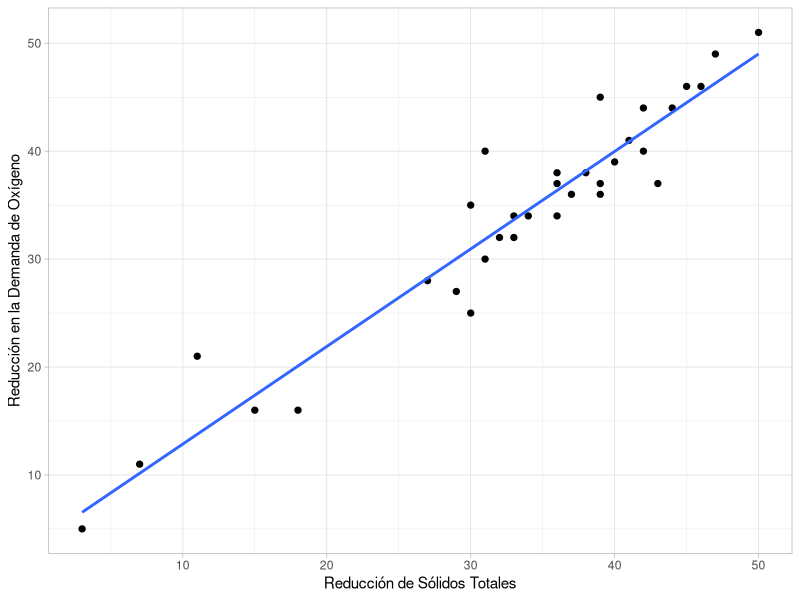

The R script that drew this image: (Note: this script raises an error after producing the figure.)
## ---- chunk 1
library(kableExtra)
library(ggplot2)
library(dplyr)

options(knitr.table.format = ifelse(knitr::is_latex_output(), "latex", "html"), knitr.kable.NA = "", OutDec = ",", scipen=999)
knitr::opts_chunk$set(warning = FALSE, message = FALSE, 
	tab.cap.style = "Table Caption", tab.cap.pre = "Tabla ", tab.cap.sep = ". ", 
	fig.cap.style = "Image Caption", fig.cap.pre = "Figura ", fig.cap.sep = ". ")

if (!require(broom))
	install.packages("broom")
if (!require(cowplot))
	install.packages("cowplot")
## ---- chunk 2
# Toamdo de Dobson, Barnett (2008). An Introduction to Generalized Linear Models.
#dr_wght <- 
#tibble(~Control, ~TreatmentA, ~TreatmentB,
#		   4.17, 		4.81, 		 6.31,
#		   5.58, 		4.17, 		 5.12,
#		   5.18,        4.41, 		 5.54,
#		   6.11,        3.59, 		 5.50,
#		   4.50,        5.87, 		 5.37,
#		   4.61,        3.83, 		 5.29,
#		   5.17,        6.03, 		 4.92,
#		   4.53,        4.89, 		 6.15,
#		   5.33,        4.32, 		 5.80,
#		   5.14,         4.69, 		 5.26)
#
#kable(dr_wght)
## ---- chunk 3
# Toamdo de Walpole (). Probabilidad y Esatdsitica para Ingieneria
df_RLS <- tibble(
	solid_reduction=c(3, 7, 11, 15, 18, 27, 29, 30, 30, 31, 31, 32, 33, 33, 34, 36, 36, 36, 37, 38, 39, 39, 39, 40, 41, 42, 42, 43, 44, 45, 46, 47, 50),
	oxigen_reduction=c(5, 11, 21, 16, 16, 28, 27, 25, 35, 30, 40, 32, 34, 32, 34, 37, 38, 34, 36, 38, 37, 36, 45, 39, 41, 40, 44, 37, 44, 46, 46, 49, 51))
## ---- chunk 4
ggplot(df_RLS, aes(x=solid_reduction, y=oxigen_reduction)) +
	geom_point(size=1.8) +
	geom_smooth(method=lm, se=FALSE) + 
	xlab("Reducción de Sólidos Totales") + ylab("Reducción en la Demanda de Oxígeno") +
	theme_light()
## ---- chunk 5
fit <- lm(oxigen_reduction ~ solid_reduction, df_RLS)

as_tibble(summary(fit)$coefficients) |>
	tibble::add_column(term=c("Reducción de Sólidos", "Residuales"), .before=1) |>
	kable(digits=3, row.names=FALSE, booktabs=TRUE,
		col.names=c("", "Estimado, $\\hat{\\beta}$", "Desv. Estándar", "$\\hat{t}$", "$P(t > \\hat{t})$"), 
		caption="Resultados de la regresion lineal simple.",
		escape=FALSE, label="pRLS-01", format.args = list(big.mark=".")) %>%
	kable_classic(position = "center", latex_options = "hold_position")
## ---- chunk 6
broom::tidy(aov(fit)) |>
	mutate(term=c("Reducción de Sólidos", "Residuales")) |>
	kable(digits=3, row.names=FALSE, booktabs=TRUE,
		col.names=c("", "df", "SS", "MS", "$\\hat{F}$", "$P(F > \\hat{F})$"), 
		caption="\\label{tab:pRLS-04}Tabla ANOVA para validar el modelo de regresión.",
		escape=FALSE, format.args = list(big.mark=".")) %>%
	kable_classic(position = "center", latex_options = "hold_position")
## ---- chunk 7
fit2 <- lm(oxigen_reduction ~ solid_reduction, df_RLS, 
	weights=1 / (broom::glance(fit)$sigma ** 2 * (1 - augmented_fit$.hat)))

as_tibble(summary(fit2)$coefficients) |>
	tibble::add_column(term=c("Reduccion de Solidos", "Residuales"), .before=1) |>
	kable(digits=3, row.names=TRUE, 
		col.names=c("", "Estimado, $\\hat{\\beta}$", "Desv. Estándar", "$\\hat{t}$", "$P(t > \\hat{t})$"), booktabs=TRUE,
		escape=FALSE, label="tab:pRLS-06", format.args = list(big.mark="."),
		caption="\\label{tab:pRLS-03}Resultados de la regresión lineal ponderada.") %>%
	kable_classic(position = "center", latex_options = "hold_position")
## ---- chunk 8
ggplot(df_RLS, aes(x=solid_reduction, y=oxigen_reduction)) +
	geom_point(size=1.8) +
	geom_smooth(method=lm, se=FALSE) + 
	geom_abline(slope=coef(fit2)[[2]], intercept=coef(fit2)[[1]]) + 
	xlab("Reducción de Sólidos Totales") + ylab("Reducción en la Demanda de Oxígeno") +
	theme_light()
## ---- chunk 9
ggplot(df_RLS, aes(x=solid_reduction ** (7/4), y=oxigen_reduction)) +
	geom_point(size=1.8) +
	geom_smooth(method=lm, se=FALSE) + 
	xlab(expression("(Reducción de Sólidos Totales)" ** "3/2")) + 
	ylab("Reducción en la Demanda de Oxígeno") +
	theme_light()
## ---- chunk 10
df_RLS |> 
    mutate(solid_transformed=solid_reduction ** (7/4)) -> df_RLS

fit3 <- lm(oxigen_reduction ~ solid_transformed, df_RLS)

as_tibble(summary(fit3)$coefficients) |>
	tibble::add_column(term=c("Intercepto", "Reducción de Sólidos"), .before=1) |>
	kable(digits=3, row.names=FALSE, booktabs=TRUE,
		col.names=c("", "Estimado, $\\hat{\\beta}$", "Desv. Estándar", "$\\hat{t}$", "$P(t > \\hat{t})$"), 
		caption="Resultados de la regresion lineal simple.",
		escape=FALSE, label="pRLS-11", format.args = list(big.mark=".")) %>%
	kable_classic(position = "center", latex_options = "hold_position")
## ---- chunk 11
broom::glance(fit) |>
	bind_rows(broom::glance(fit3)) |>
	mutate(SSE=sigma ** 2 * df.residual, MSE=sigma ** 2) |>
	select(SSE, df.residual, MSE, adj.r.squared, AIC, BIC) |>
	tibble::add_column(Model=c("Reg. Lin.", "Reg. Lin. Transf"), .before=1) |>
	kable(digits=3, row.names=FALSE, booktabs=TRUE,
		col.names=c("", "SSE", "df", "MSE", bquote("R" * "2"), "AIC", "BIC"), 
		caption="\\label{tab:pRLS-12}Tabla ANOVA para validar el modelo de regresion.",
		escape=FALSE, format.args = list(big.mark=".")) %>%
	kable_classic(position = "center", latex_options = "hold_position")
## ---- chunk 12
#(~Carbohydrate, ~Age, ~Weight ,~Protein
#33, 33, 100, 14,
#40, 47, 92, 15,
#37, 49, 135, 18,
#27, 35, 144, 12,
#30, 46, 140, 15,
#43, 52, 101, 15,
#34, 62, 95, 14,
#48, 23, 101, 17,
#30, 32, 98, 15,
#38, 42, 105, 14,
#50, 31, 108, 17,
#51, 61, 85, 19,
#30, 63, 130, 19,
#36, 40, 127, 20,
#41, 50, 109, 15,
#42, 64, 107, 16,
#46, 56, 117, 18,
#24, 61, 100, 13,
#35, 48, 118, 18,
#37, 28, 102, 14)
## ---- chunk 13
sessionInfo()
